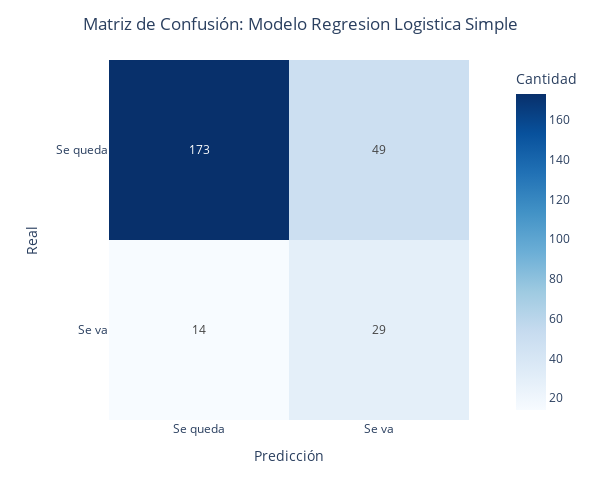

Source (notebook cell):
### Code cell
gr = show_confusion_matrix(y_test, pred, 'Regresion Logistica Simple')
gr

### Figure 1 — Plotly figure (JSON) as saved in the notebook; plotly's stock layout.template omitted (floating-point values rounded to 4 significant figures)
{"data": [{"coloraxis": "coloraxis", "hovertemplate": "Predicción: %{x}<br>Real: %{y}<br>Cantidad: %{z}<extra></extra>", "name": "0", "texttemplate": "%{z}", "type": "heatmap", "x": ["Se queda", "Se va"], "xaxis": "x", "y": ["Se queda", "Se va"], "yaxis": "y", "z": [[173, 49], [14, 29]]}], "layout": {"coloraxis": {"colorbar": {"title": {"text": "Cantidad"}}, "colorscale": [[0, "rgb(247,251,255)"], [0.125, "rgb(222,235,247)"], [0.25, "rgb(198,219,239)"], [0.375, "rgb(158,202,225)"], [0.5, "rgb(107,174,214)"], [0.625, "rgb(66,146,198)"], [0.75, "rgb(33,113,181)"], [0.875, "rgb(8,81,156)"], [1, "rgb(8,48,107)"]]}, "height": 500, "margin": {"t": 60}, "title": {"text": "Matriz de Confusión: Modelo Regresion Logistica Simple", "x": 0.5}, "width": 600, "xaxis": {"anchor": "y", "constrain": "domain", "domain": [0, 1], "scaleanchor": "y", "title": {"text": "Predicción"}}, "yaxis": {"anchor": "x", "autorange": "reversed", "constrain": "domain", "domain": [0, 1], "title": {"text": "Real"}}}}
